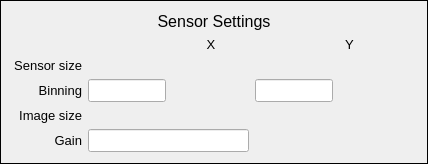
    <widget class="PyDMFrame" name="PyDMFrame_3">
     <property name="toolTip">
      <string/>
     </property>
     <property name="frameShape">
      <enum>QFrame::Box</enum>
     </property>
     <layout class="QVBoxLayout" name="verticalLayout_2">
      <item>
       <widget class="PyDMLabel" name="PyDMLabel_3">
        <property name="font">
         <font>
          <pointsize>12</pointsize>
         </font>
        </property>
        <property name="toolTip">
         <string/>
        </property>
        <property name="text">
         <string>Sensor Settings</string>
        </property>
        <property name="alignment">
         <set>Qt::AlignCenter</set>
        </property>
       </widget>
      </item>
      <item>
       <layout class="QHBoxLayout" name="horizontalLayout_7">
        <item>
         <spacer name="horizontalSpacer">
          <property name="sizePolicy">
           <sizepolicy hsizetype="Minimum" vsizetype="Minimum">
            <horstretch>0</horstretch>
            <verstretch>0</verstretch>
           </sizepolicy>
          </property>
          <property name="minimumSize">
           <size>
            <width>70</width>
            <height>0</height>
           </size>
          </property>
          <property name="orientation">
           <enum>Qt::Horizontal</enum>
          </property>
          <property name="sizeHint" stdset="0">
           <size>
            <width>40</width>
            <height>20</height>
           </size>
          </property>
         </spacer>
        </item>
        <item>
         <widget class="QLabel" name="text_1">
          <property name="sizePolicy">
           <sizepolicy hsizetype="Expanding" vsizetype="Preferred">
            <horstretch>0</horstretch>
            <verstretch>0</verstretch>
           </sizepolicy>
          </property>
          <property name="font">
           <font>
            <pointsize>10</pointsize>
           </font>
          </property>
          <property name="toolTip">
           <string>text_1</string>
          </property>
          <property name="styleSheet">
           <string notr="true">PyDMLabel {
  color: rgb(10, 0, 184);
  background-color: rgb(187, 187, 187);
  }</string>
          </property>
          <property name="text">
           <string>X</string>
          </property>
          <property name="alignment">
           <set>Qt::AlignCenter</set>
          </property>
          <property name="brush" stdset="0">
           <brush brushstyle="SolidPattern">
            <color alpha="255">
             <red>0</red>
             <green>0</green>
             <blue>0</blue>
            </color>
           </brush>
          </property>
         </widget>
        </item>
        <item>
         <widget class="QLabel" name="text_4">
          <property name="sizePolicy">
           <sizepolicy hsizetype="Expanding" vsizetype="Preferred">
            <horstretch>0</horstretch>
            <verstretch>0</verstretch>
           </sizepolicy>
          </property>
          <property name="font">
           <font>
            <pointsize>10</pointsize>
           </font>
          </property>
          <property name="toolTip">
           <string>text_2</string>
          </property>
          <property name="styleSheet">
           <string notr="true">PyDMLabel {
  color: rgb(10, 0, 184);
  background-color: rgb(187, 187, 187);
  }</string>
          </property>
          <property name="text">
           <string>Y</string>
          </property>
          <property name="alignment">
           <set>Qt::AlignCenter</set>
          </property>
          <property name="brush" stdset="0">
           <brush brushstyle="SolidPattern">
            <color alpha="255">
             <red>0</red>
             <green>0</green>
             <blue>0</blue>
            </color>
           </brush>
          </property>
         </widget>
        </item>
       </layout>
      </item>
      <item>
       <layout class="QHBoxLayout" name="horizontalLayout_8">
        <item>
         <widget class="QLabel" name="text_8">
          <property name="sizePolicy">
           <sizepolicy hsizetype="Fixed" vsizetype="Preferred">
            <horstretch>0</horstretch>
            <verstretch>0</verstretch>
           </sizepolicy>
          </property>
          <property name="minimumSize">
           <size>
            <width>70</width>
            <height>0</height>
           </size>
          </property>
          <property name="font">
           <font>
            <pointsize>10</pointsize>
           </font>
          </property>
          <property name="toolTip">
           <string>text_6</string>
          </property>
          <property name="styleSheet">
           <string notr="true">PyDMLabel {
  color: rgb(10, 0, 184);
  background-color: rgb(187, 187, 187);
  }</string>
          </property>
          <property name="text">
           <string>Sensor size</string>
          </property>
          <property name="alignment">
           <set>Qt::AlignRight|Qt::AlignTrailing|Qt::AlignVCenter</set>
          </property>
          <property name="brush" stdset="0">
           <brush brushstyle="SolidPattern">
            <color alpha="255">
             <red>0</red>
             <green>0</green>
             <blue>0</blue>
            </color>
           </brush>
          </property>
         </widget>
        </item>
        <item>
         <widget class="PyDMLabel" name="text_update_6">
          <property name="font">
           <font>
            <pointsize>10</pointsize>
           </font>
          </property>
          <property name="toolTip">
           <string>PV: ${P}${R}MaxSizeX_RBV</string>
          </property>
          <property name="styleSheet">
           <string notr="true">PyDMLabel {
  color: rgb(10, 0, 184);
  background-color: rgb(187, 187, 187);
  }</string>
          </property>
          <property name="alignment">
           <set>Qt::AlignCenter</set>
          </property>
          <property name="textInteractionFlags">
           <set>Qt::TextSelectableByKeyboard|Qt::TextSelectableByMouse</set>
          </property>
          <property name="channel" stdset="0">
           <string>ca://${P}${R}MaxSizeX_RBV</string>
          </property>
         </widget>
        </item>
        <item>
         <widget class="PyDMLabel" name="text_update_7">
          <property name="font">
           <font>
            <pointsize>10</pointsize>
           </font>
          </property>
          <property name="toolTip">
           <string>PV: ${P}${R}MaxSizeY_RBV</string>
          </property>
          <property name="styleSheet">
           <string notr="true">PyDMLabel {
  color: rgb(10, 0, 184);
  background-color: rgb(187, 187, 187);
  }</string>
          </property>
          <property name="alignment">
           <set>Qt::AlignCenter</set>
          </property>
          <property name="textInteractionFlags">
           <set>Qt::TextSelectableByKeyboard|Qt::TextSelectableByMouse</set>
          </property>
          <property name="channel" stdset="0">
           <string>ca://${P}${R}MaxSizeY_RBV</string>
          </property>
         </widget>
        </item>
       </layout>
      </item>
      <item>
       <layout class="QHBoxLayout" name="horizontalLayout_9">
        <item>
         <widget class="QLabel" name="text_10">
          <property name="sizePolicy">
           <sizepolicy hsizetype="Fixed" vsizetype="Preferred">
            <horstretch>0</horstretch>
            <verstretch>0</verstretch>
           </sizepolicy>
          </property>
          <property name="minimumSize">
           <size>
            <width>70</width>
            <height>0</height>
           </size>
          </property>
          <property name="font">
           <font>
            <pointsize>10</pointsize>
           </font>
          </property>
          <property name="toolTip">
           <string>text_3</string>
          </property>
          <property name="styleSheet">
           <string notr="true">QLabel#text_3 {
  color: rgb(0, 0, 0);
  }</string>
          </property>
          <property name="text">
           <string>Binning</string>
          </property>
          <property name="alignment">
           <set>Qt::AlignRight|Qt::AlignTrailing|Qt::AlignVCenter</set>
          </property>
          <property name="brush" stdset="0">
           <brush brushstyle="SolidPattern">
            <color alpha="255">
             <red>0</red>
             <green>0</green>
             <blue>0</blue>
            </color>
           </brush>
          </property>
         </widget>
        </item>
        <item>
         <widget class="PyDMLineEdit" name="text_entry_3">
          <property name="sizePolicy">
           <sizepolicy hsizetype="Expanding" vsizetype="Fixed">
            <horstretch>1</horstretch>
            <verstretch>0</verstretch>
           </sizepolicy>
          </property>
          <property name="minimumSize">
           <size>
            <width>30</width>
            <height>0</height>
           </size>
          </property>
          <property name="font">
           <font>
            <pointsize>10</pointsize>
           </font>
          </property>
          <property name="toolTip">
           <string>${P}${R}BinX</string>
          </property>
          <property name="styleSheet">
           <string notr="true">PyDMLineEdit {
  color: rgb(0, 0, 0);
  background-color: rgb(115, 223, 255);
  border: 1px solid black;
  margin: 0px;
  padding: 0px;
  spacing: 0px;
  }</string>
          </property>
          <property name="channel" stdset="0">
           <string>ca://${P}${R}BinX</string>
          </property>
         </widget>
        </item>
        <item>
         <widget class="PyDMLabel" name="text_update_4">
          <property name="sizePolicy">
           <sizepolicy hsizetype="Expanding" vsizetype="Preferred">
            <horstretch>1</horstretch>
            <verstretch>0</verstretch>
           </sizepolicy>
          </property>
          <property name="minimumSize">
           <size>
            <width>30</width>
            <height>0</height>
           </size>
          </property>
          <property name="font">
           <font>
            <pointsize>10</pointsize>
           </font>
          </property>
          <property name="toolTip">
           <string>PV: ${P}${R}BinX_RBV</string>
          </property>
          <property name="styleSheet">
           <string notr="true">PyDMLabel {
  color: rgb(10, 0, 184);
  background-color: rgb(187, 187, 187);
  }</string>
          </property>
          <property name="alignment">
           <set>Qt::AlignCenter</set>
          </property>
          <property name="textInteractionFlags">
           <set>Qt::TextSelectableByKeyboard|Qt::TextSelectableByMouse</set>
          </property>
          <property name="channel" stdset="0">
           <string>ca://${P}${R}BinX_RBV</string>
          </property>
         </widget>
        </item>
        <item>
         <widget class="PyDMLineEdit" name="text_entry_1">
          <property name="sizePolicy">
           <sizepolicy hsizetype="Expanding" vsizetype="Fixed">
            <horstretch>1</horstretch>
            <verstretch>0</verstretch>
           </sizepolicy>
          </property>
          <property name="minimumSize">
           <size>
            <width>30</width>
            <height>0</height>
           </size>
          </property>
          <property name="font">
           <font>
            <pointsize>10</pointsize>
           </font>
          </property>
          <property name="toolTip">
           <string>${P}${R}BinY</string>
          </property>
          <property name="styleSheet">
           <string notr="true">PyDMLineEdit#text_entry_1 {
  color: rgb(0, 0, 0);
  background-color: rgb(115, 223, 255);
  border: 1px solid black;
  margin: 0px;
  padding: 0px;
  spacing: 0px;
  }</string>
          </property>
          <property name="channel" stdset="0">
           <string>ca://${P}${R}BinY</string>
          </property>
         </widget>
        </item>
        <item>
         <widget class="PyDMLabel" name="text_update_1">
          <property name="sizePolicy">
           <sizepolicy hsizetype="Expanding" vsizetype="Preferred">
            <horstretch>1</horstretch>
            <verstretch>0</verstretch>
           </sizepolicy>
          </property>
          <property name="minimumSize">
           <size>
            <width>30</width>
            <height>0</height>
           </size>
          </property>
          <property name="font">
           <font>
            <pointsize>10</pointsize>
           </font>
          </property>
          <property name="toolTip">
           <string>PV: ${P}${R}BinY_RBV</string>
          </property>
          <property name="styleSheet">
           <string notr="true">PyDMLabel {
  color: rgb(10, 0, 184);
  background-color: rgb(187, 187, 187);
  }</string>
          </property>
          <property name="alignment">
           <set>Qt::AlignCenter</set>
          </property>
          <property name="textInteractionFlags">
           <set>Qt::TextSelectableByKeyboard|Qt::TextSelectableByMouse</set>
          </property>
          <property name="channel" stdset="0">
           <string>ca://${P}${R}BinY_RBV</string>
          </property>
         </widget>
        </item>
       </layout>
      </item>
      <item>
       <layout class="QHBoxLayout" name="horizontalLayout_10">
        <item>
         <widget class="QLabel" name="text_12">
          <property name="sizePolicy">
           <sizepolicy hsizetype="Fixed" vsizetype="Preferred">
            <horstretch>0</horstretch>
            <verstretch>0</verstretch>
           </sizepolicy>
          </property>
          <property name="minimumSize">
           <size>
            <width>70</width>
            <height>0</height>
           </size>
          </property>
          <property name="font">
           <font>
            <pointsize>10</pointsize>
           </font>
          </property>
          <property name="toolTip">
           <string>text_12</string>
          </property>
          <property name="styleSheet">
           <string notr="true">QLabel#text_12 {
  color: rgb(0, 0, 0);
  }</string>
          </property>
          <property name="text">
           <string>Image size</string>
          </property>
          <property name="alignment">
           <set>Qt::AlignRight|Qt::AlignTrailing|Qt::AlignVCenter</set>
          </property>
          <property name="brush" stdset="0">
           <brush brushstyle="SolidPattern">
            <color alpha="255">
             <red>0</red>
             <green>0</green>
             <blue>0</blue>
            </color>
           </brush>
          </property>
         </widget>
        </item>
        <item>
         <widget class="PyDMLabel" name="text_update_14">
          <property name="font">
           <font>
            <pointsize>10</pointsize>
           </font>
          </property>
          <property name="toolTip">
           <string>PV: ${P}${R}ArraySizeX_RBV</string>
          </property>
          <property name="styleSheet">
           <string notr="true">PyDMLabel#text_update_14 {
  color: rgb(10, 0, 184);
  background-color: rgb(187, 187, 187);
  }</string>
          </property>
          <property name="alignment">
           <set>Qt::AlignCenter</set>
          </property>
          <property name="textInteractionFlags">
           <set>Qt::TextSelectableByKeyboard|Qt::TextSelectableByMouse</set>
          </property>
          <property name="channel" stdset="0">
           <string>ca://${P}${R}ArraySizeX_RBV</string>
          </property>
         </widget>
        </item>
        <item>
         <widget class="PyDMLabel" name="text_update_15">
          <property name="font">
           <font>
            <pointsize>10</pointsize>
           </font>
          </property>
          <property name="toolTip">
           <string>PV: ${P}${R}ArraySizeY_RBV</string>
          </property>
          <property name="styleSheet">
           <string notr="true">PyDMLabel#text_update_15 {
  color: rgb(10, 0, 184);
  background-color: rgb(187, 187, 187);
  }</string>
          </property>
          <property name="alignment">
           <set>Qt::AlignCenter</set>
          </property>
          <property name="textInteractionFlags">
           <set>Qt::TextSelectableByKeyboard|Qt::TextSelectableByMouse</set>
          </property>
          <property name="channel" stdset="0">
           <string>ca://${P}${R}ArraySizeY_RBV</string>
          </property>
         </widget>
        </item>
       </layout>
      </item>
      <item>
       <layout class="QHBoxLayout" name="horizontalLayout_11">
        <item>
         <widget class="QLabel" name="text_11">
          <property name="sizePolicy">
           <sizepolicy hsizetype="Fixed" vsizetype="Preferred">
            <horstretch>0</horstretch>
            <verstretch>0</verstretch>
           </sizepolicy>
          </property>
          <property name="minimumSize">
           <size>
            <width>70</width>
            <height>0</height>
           </size>
          </property>
          <property name="font">
           <font>
            <pointsize>10</pointsize>
           </font>
          </property>
          <property name="toolTip">
           <string>text_8</string>
          </property>
          <property name="styleSheet">
           <string notr="true">QLabel#text_8 {
  color: rgb(0, 0, 0);
  }</string>
          </property>
          <property name="text">
           <string>Gain</string>
          </property>
          <property name="alignment">
           <set>Qt::AlignRight|Qt::AlignTrailing|Qt::AlignVCenter</set>
          </property>
          <property name="brush" stdset="0">
           <brush brushstyle="SolidPattern">
            <color alpha="255">
             <red>0</red>
             <green>0</green>
             <blue>0</blue>
            </color>
           </brush>
          </property>
         </widget>
        </item>
        <item>
         <widget class="PyDMLineEdit" name="text_entry_6">
          <property name="sizePolicy">
           <sizepolicy hsizetype="Expanding" vsizetype="Fixed">
            <horstretch>1</horstretch>
            <verstretch>0</verstretch>
           </sizepolicy>
          </property>
          <property name="font">
           <font>
            <pointsize>10</pointsize>
           </font>
          </property>
          <property name="toolTip">
           <string>${P}${R}Gain</string>
          </property>
          <property name="styleSheet">
           <string notr="true">PyDMLineEdit#text_entry_6 {
  color: rgb(0, 0, 0);
  background-color: rgb(115, 223, 255);
  border: 1px solid black;
  margin: 0px;
  padding: 0px;
  spacing: 0px;
  }</string>
          </property>
          <property name="channel" stdset="0">
           <string>ca://${P}${R}Gain</string>
          </property>
         </widget>
        </item>
        <item>
         <widget class="PyDMLabel" name="text_update_9">
          <property name="sizePolicy">
           <sizepolicy hsizetype="Expanding" vsizetype="Preferred">
            <horstretch>1</horstretch>
            <verstretch>0</verstretch>
           </sizepolicy>
          </property>
          <property name="font">
           <font>
            <pointsize>10</pointsize>
           </font>
          </property>
          <property name="toolTip">
           <string>PV: ${P}${R}Gain_RBV</string>
          </property>
          <property name="styleSheet">
           <string notr="true">PyDMLabel#text_update_9 {
  color: rgb(10, 0, 184);
  background-color: rgb(187, 187, 187);
  }</string>
          </property>
          <property name="alignment">
           <set>Qt::AlignCenter</set>
          </property>
          <property name="textInteractionFlags">
           <set>Qt::TextSelectableByKeyboard|Qt::TextSelectableByMouse</set>
          </property>
          <property name="channel" stdset="0">
           <string>ca://${P}${R}Gain_RBV</string>
          </property>
         </widget>
        </item>
       </layout>
      </item>
     </layout>
    </widget>
